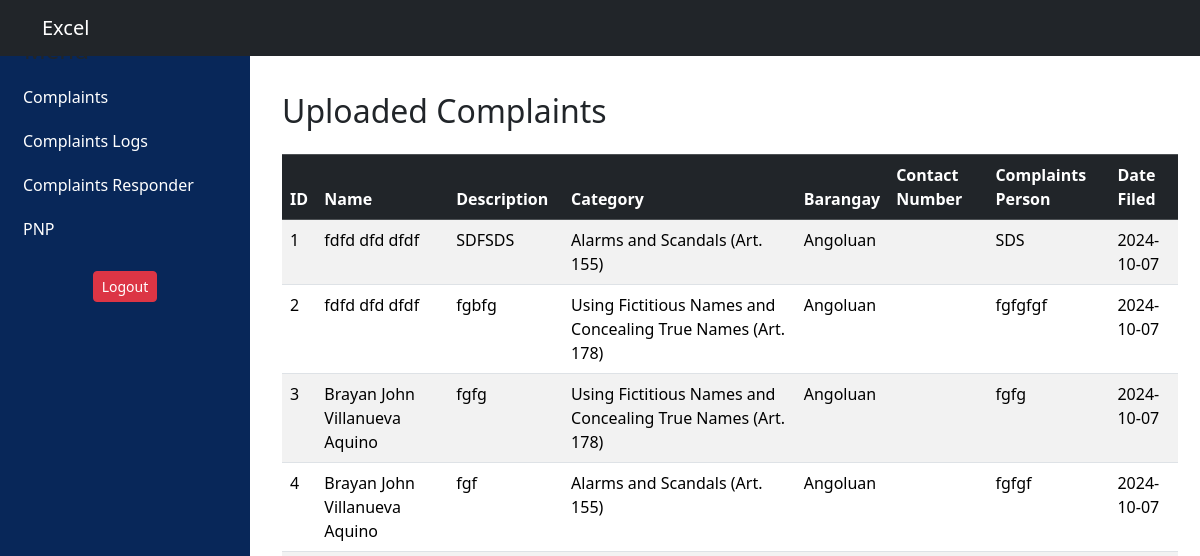
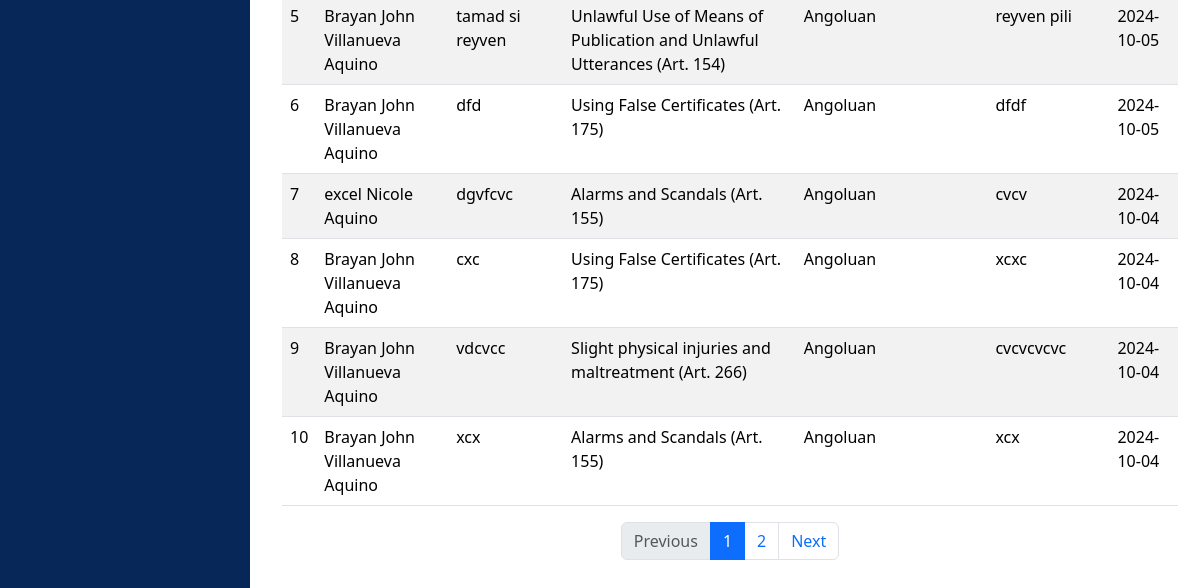
The page /complaints_logs.php on the database as committed earlier (2 pictures, top to bottom).
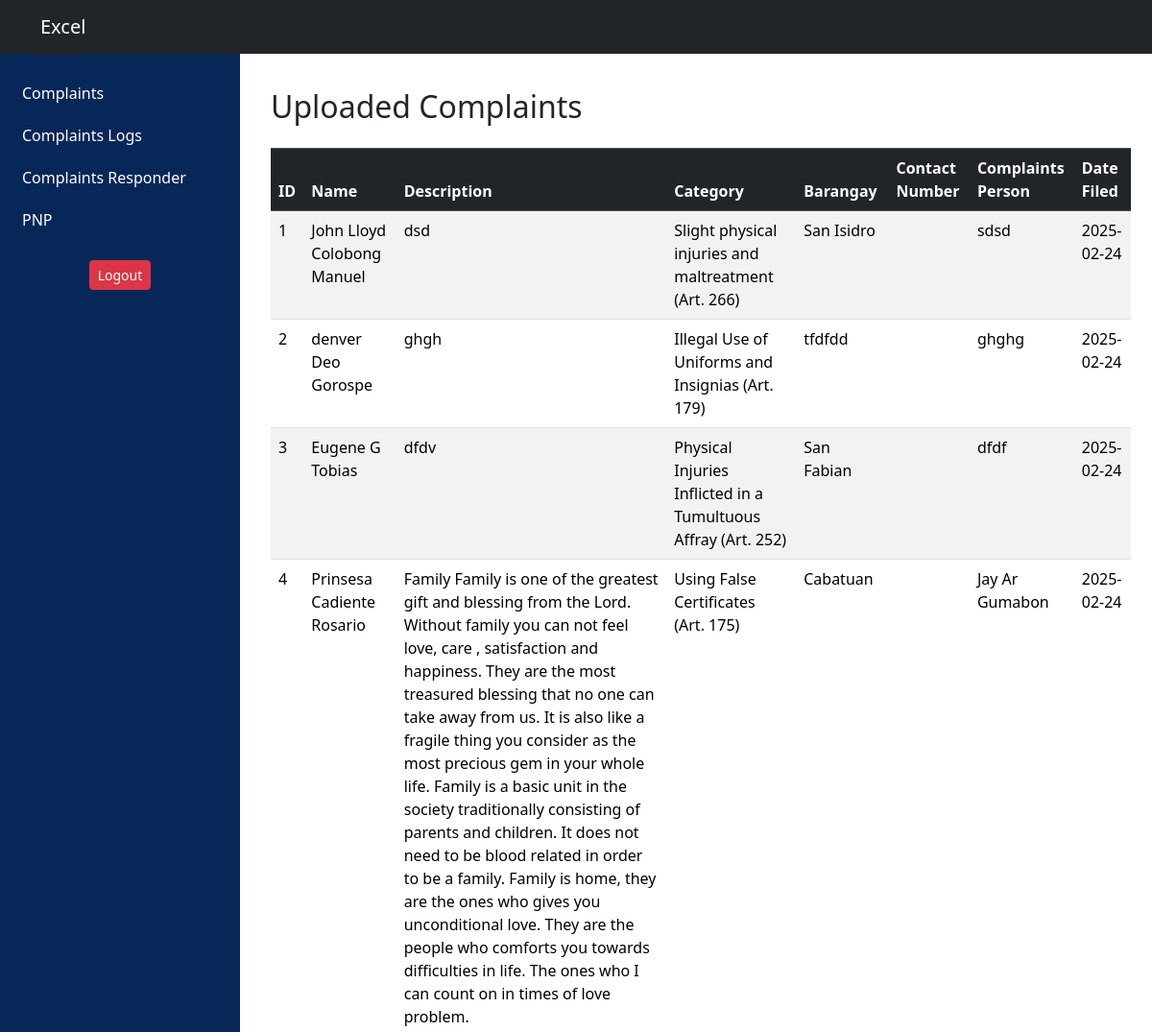
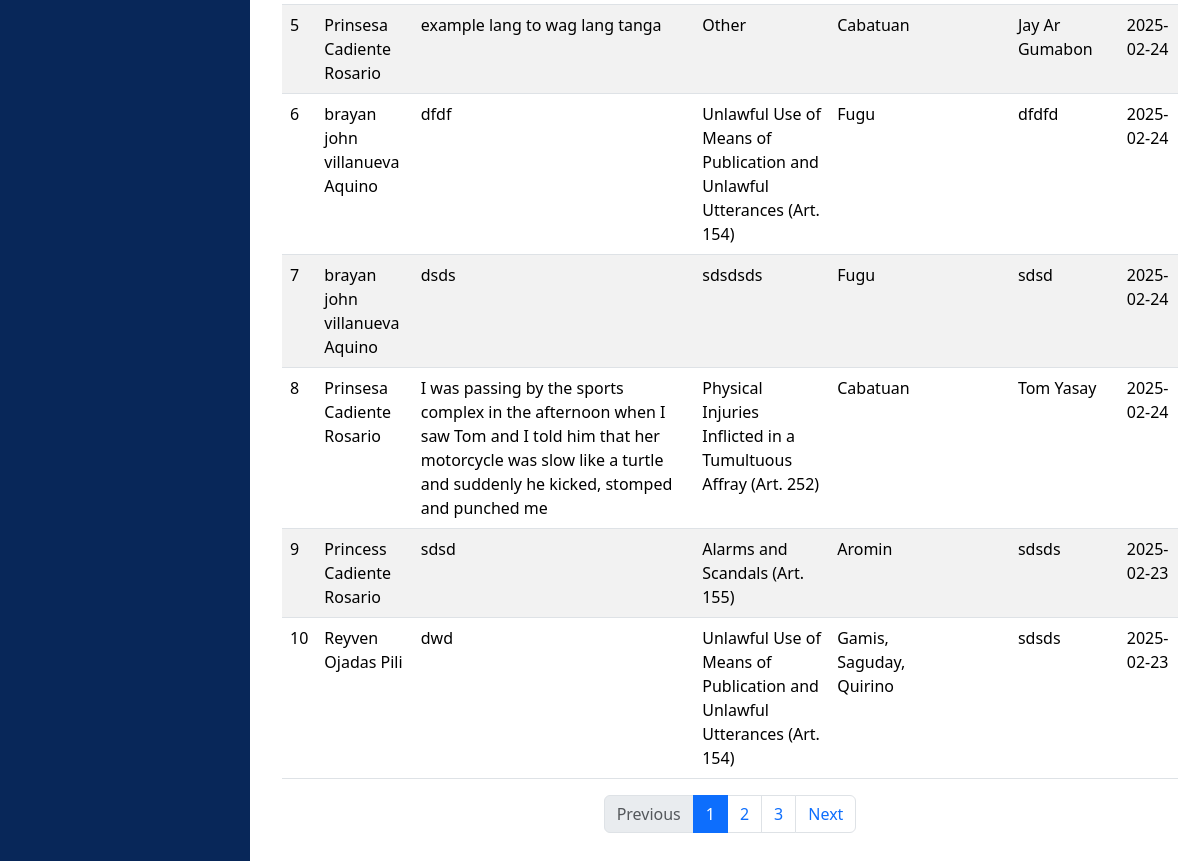
The same page on the database as committed later (2 pictures, top to bottom).
### tables this page shows
CREATE TABLE `tbl_complaints` (
  `complaints_id` int(15) NOT NULL,
  `complaint_name` varchar(255) NOT NULL,
  `complaints_person` varchar(15) NOT NULL,
  `status` varchar(20) NOT NULL DEFAULT '''Inprogress''',
  `complaints` text NOT NULL,
  `responds` enum('barangay','pnp') NOT NULL,
  `date_filed` date NOT NULL,
  `category_id` int(1) NOT NULL,
  `barangays_id` int(10) NOT NULL,
  `image_id` int(10) NOT NULL,
  `info_id` int(11) NOT NULL,
  `user_id` int(11) NOT NULL,
  `ano` varchar(255) DEFAULT NULL,
  `barangay_saan` varchar(255) DEFAULT NULL,
  `kailan_date` date DEFAULT NULL,
  `kailan_time` varchar(255) NOT NULL,
  `paano` text DEFAULT NULL,
  `bakit` text DEFAULT NULL,
  `file_path` varchar(255) DEFAULT NULL,
  `cert_id` int(15) DEFAULT NULL
);

CREATE TABLE `tbl_complaintcategories` (
  `category_id` int(10) NOT NULL,
  `complaints_category` varchar(255) NOT NULL,
  `cert_path` varchar(255) NOT NULL
);

CREATE TABLE `tbl_users_barangay` (
  `barangays_id` int(11) NOT NULL,
  `barangay_name` varchar(255) NOT NULL
);

### complaints_logs.php (the view, shortened to what this page needs)
<!DOCTYPE html>
<html lang="en">
<head>
    <link href="https://cdn.jsdelivr.net/npm/bootstrap@5.3.3/dist/css/bootstrap.min.css" rel="stylesheet">
    <link rel="stylesheet" href="style.css">
</head>
<body>
    <nav class="navbar navbar-expand-lg navbar-dark bg-dark sticky-top">
        <div class="container">
            <a class="navbar-brand" href="#">Excel</a>
        </div>
    </nav>
    <div class="content">
        <div class="container">
            <h2 class="mt-3 mb-4">Uploaded Complaints</h2>
            <div class="table-responsive">
                <table class="table table-striped table-bordered">
                    <thead class="table-dark">
                        <tr>
                            <th>ID</th>
                            <th>Name</th>
                            <th>Description</th>
                            <th>Category</th>
                            <th>Barangay</th>
                            <th>Contact Number</th>
                            <th>Complaints Person</th>
                            <th>Date Filed</th>
                        </tr>
                    </thead>
                    <tbody>
                        <?php
                        include_once 'dbconn.php';
                        $results_per_page = 10;
                        if (!isset($_GET['page']) || !is_numeric($_GET['page']) || $_GET['page'] <= 0) {
                            $page = 1;
                        } else {
                            $page = $_GET['page'];
                        }
                        $start_from = ($page - 1) * $results_per_page;
                        function displayComplaints($pdo, $start_from, $results_per_page) {
                            try {
                                $stmt = $pdo->prepare("SELECT * FROM tbl_complaints ORDER BY date_filed DESC LIMIT ?, ?");
                                $stmt->bindParam(1, $start_from, PDO::PARAM_INT);
                                $stmt->bindParam(2, $results_per_page, PDO::PARAM_INT);
                                $stmt->execute();
                                $id_counter = $start_from + 1;
                                while ($row = $stmt->fetch(PDO::FETCH_ASSOC)) {
                                    $complaint_id = $id_counter++;
                                    $complaint_name = isset($row['complaint_name']) ? htmlspecialchars($row['complaint_name']) : '';
                                    $complaints = isset($row['complaints']) ? htmlspecialchars($row['complaints']) : '';
                                    $date_filed = isset($row['date_filed']) ? htmlspecialchars($row['date_filed']) : '';
                                    $stmtCat = $pdo->prepare("SELECT complaints_category FROM tbl_complaintcategories WHERE category_id = ?");
                                    $stmtCat->execute([$row['category_id']]);
                                    $category_name = htmlspecialchars($stmtCat->fetchColumn());
                                    $stmtBar = $pdo->prepare("SELECT barangay_name FROM tbl_users_barangay WHERE barangays_id = ?");
                                    $stmtBar->execute([$row['barangays_id']]);
                                    $barangay_name = htmlspecialchars($stmtBar->fetchColumn());
                                    $cp_number = isset($row['cp_number']) ? htmlspecialchars($row['cp_number']) : '';
                                    $complaints_person = isset($row['complaints_person']) ? htmlspecialchars($row['complaints_person']) : '';
                                    echo "<tr>";
                                    echo "<td>{$complaint_id}</td>";
                                    echo "<td>{$complaint_name}</td>";
                                    echo "<td>{$complaints}</td>";
                                    echo "<td>{$category_name}</td>";
                                    echo "<td>{$barangay_name}</td>";
                                    echo "<td>{$cp_number}</td>";
                                    echo "<td>{$complaints_person}</td>";
                                    echo "<td>{$date_filed}</td>";
                                    echo "</tr>";
                                }
                            } catch (PDOException $e) {
                                echo "<tr><td colspan='8'>Error fetching complaints: " . $e->getMessage() . "</td></tr>";
                            }
                        }
                        if (!isset($pdo)) {
                            echo "<tr><td colspan='8'>PDO connection not established.</td></tr>";
                        } else {
                            displayComplaints($pdo, $start_from, $results_per_page);
                        }
                        ?>
                    </tbody>
                </table>
            </div>
            <nav aria-label="Page navigation example">
                <ul class="pagination justify-content-center">
                    <?php
                    $stmt = $pdo->query("SELECT COUNT(*) AS total FROM tbl_complaints");
                    $row = $stmt->fetch(PDO::FETCH_ASSOC);
                    $total_pages = ceil($row['total'] / $results_per_page);
                    if ($page > 1) {
                        echo "<li class='page-item'><a class='page-link' href='{$_SERVER['PHP_SELF']}?page=" . ($page - 1) . "'>Previous</a></li>";
                    } else {
                        echo "<li class='page-item disabled'><a class='page-link' href='#'>Previous</a></li>";
                    }
                    for ($i = 1; $i <= $total_pages; $i++) {
                        if ($i == $page) {
                            echo "<li class='page-item active'><a class='page-link' href='#'>$i</a></li>";
                        } else {
                            echo "<li class='page-item'><a class='page-link' href='{$_SERVER['PHP_SELF']}?page=$i'>$i</a></li>";
                        }
                    }
                    if ($page < $total_pages) {
                        echo "<li class='page-item'><a class='page-link' href='{$_SERVER['PHP_SELF']}?page=" . ($page + 1) . "'>Next</a></li>";
                    } else {
                        echo "<li class='page-item disabled'><a class='page-link' href='#'>Next</a></li>";
                    }
                    ?>
                </ul>
            </nav>
        </div>
    </div>
<div class="sidebar">
    <h4 class="px-3">Menu</h4>
    <ul class="nav flex-column">
        <li class="nav-item">
            <a class="nav-link active" href="">Complaints</a>
        </li>
        <li class="nav-item">
            <a class="nav-link" href="">Complaints Logs</a>
        </li>
        <li class="nav-item">
            <a class="nav-link" href="">Complaints Responder</a>
        </li>
        <li class="nav-item">
            <a class="nav-link" href="">PNP</a>
        </li>
    </ul>
      <form action="logout.php" method="post" id="logoutForm">
            <div class="logout-btn">
                <button type="button" class="btn btn-danger btn-sm" onclick="confirmLogout()">
                    <i class="bi bi-box-arrow-left"></i> Logout
                </button>
            </div>
        </form>
</div>
</body>
</html>

### styles/style.css (style rules this page uses)
.sidebar { position: fixed; top: 0; left: 0; height: 100%; width: 250px; background-color: #082759; transition: width 0.3s ease; overflow: hidden; padding: 1rem 0.5rem; z-index: 1; }
.content { margin-left: 250px; transition: margin-left 0.3s ease; padding: 20px; width: 80%; }
.sidebar .user-info, .sidebar .nav, .sidebar h4, .sidebar .logout-btn { transition: opacity 0.3s ease; }
.sidebar h4 { margin-top: 20px; margin-bottom: 10px; padding-left: 15px; }
.nav-link { color: rgba(255, 255, 255, 0.75); padding: 10px 15px; display: block; transition: background-color 0.3s ease; }
.logout-btn { text-align: center; margin-top: 20px; }
.nav-link { color: white; }
table, th, td { border: none; }
table { border-collapse: collapse; width: 100%; }

Rows that differ between the two databases and show on the page:
removed tbl_complaints: complaint_id "1", complaint_name "fdfd dfd dfdf", complaints "SDFSDS", category.complaints_category "Alarms and Scandals (Art. 155)", barangays.barangay_name "Angoluan", complaints_person "SDS", date_filed "2024-10-07"
removed tbl_complaints: complaint_id "2", complaint_name "fdfd dfd dfdf", complaints "fgbfg", category.complaints_category "Using Fictitious Names and Concealing True Names (Art. 178)", barangays.barangay_name "Angoluan", complaints_person "fgfgfgf", date_filed "2024-10-07"
removed tbl_complaints: complaint_id "3", complaint_name "Brayan John Villanueva Aquino", complaints "fgfg", category.complaints_category "Using Fictitious Names and Concealing True Names (Art. 178)", barangays.barangay_name "Angoluan", complaints_person "fgfg", date_filed "2024-10-07"
removed tbl_complaints: complaint_id "4", complaint_name "Brayan John Villanueva Aquino", complaints "fgf", category.complaints_category "Alarms and Scandals (Art. 155)", barangays.barangay_name "Angoluan", complaints_person "fgfgf", date_filed "2024-10-07"
removed tbl_complaints: complaint_id "5", complaint_name "Brayan John Villanueva Aquino", complaints "tamad si reyven", category.complaints_category "Unlawful Use of Means of Publication and Unlawful Utterances (Art. 154)", barangays.barangay_name "Angoluan", complaints_person "reyven pili", date_filed "2024-10-05"
removed tbl_complaints: complaint_id "6", complaint_name "Brayan John Villanueva Aquino", complaints "dfd", category.complaints_category "Using False Certificates (Art. 175)", barangays.barangay_name "Angoluan", complaints_person "dfdf", date_filed "2024-10-05"
removed tbl_complaints: complaint_id "7", complaint_name "excel Nicole Aquino", complaints "dgvfcvc", category.complaints_category "Alarms and Scandals (Art. 155)", barangays.barangay_name "Angoluan", complaints_person "cvcv", date_filed "2024-10-04"
removed tbl_complaints: complaint_id "8", complaint_name "Brayan John Villanueva Aquino", complaints "cxc", category.complaints_category "Using False Certificates (Art. 175)", barangays.barangay_name "Angoluan", complaints_person "xcxc", date_filed "2024-10-04"
removed tbl_complaints: complaint_id "9", complaint_name "Brayan John Villanueva Aquino", complaints "vdcvcc", category.complaints_category "Slight physical injuries and maltreatment (Art. 266)", barangays.barangay_name "Angoluan", complaints_person "cvcvcvcvc", date_filed "2024-10-04"
removed tbl_complaints: complaint_id "10", complaint_name "Brayan John Villanueva Aquino", complaints "xcx", category.complaints_category "Alarms and Scandals (Art. 155)", barangays.barangay_name "Angoluan", complaints_person "xcx", date_filed "2024-10-04"
added tbl_complaints: complaint_id "1", complaint_name "John Lloyd Colobong Manuel", complaints "dsd", category.complaints_category "Slight physical injuries and maltreatment (Art. 266)", barangays.barangay_name "San Isidro", complaints_person "sdsd", date_filed "2025-02-24"
added tbl_complaints: complaint_id "2", complaint_name "denver Deo Gorospe", complaints "ghgh", category.complaints_category "Illegal Use of Uniforms and Insignias (Art. 179)", barangays.barangay_name "tfdfdd", complaints_person "ghghg", date_filed "2025-02-24"
added tbl_complaints: complaint_id "3", complaint_name "Eugene G Tobias", complaints "dfdv", category.complaints_category "Physical Injuries Inflicted in a Tumultuous Affray (Art. 252)", barangays.barangay_name "San Fabian", complaints_person "dfdf", date_filed "2025-02-24"
added tbl_complaints: complaint_id "4", complaint_name "Prinsesa Cadiente Rosario", complaints "Family Family is one of the greatest gift and blessing from the Lord. Without family you can not feel love, care , satisfaction and happiness. They are the most treasured blessing that no one can take away from us. It is also like a fragile thing you consider as the most precious gem in your whole life. Family is a basic unit in the society traditionally consisting of parents and children. It does not need to be blood related in order to be a family. Family is home, they are the ones who gives you unconditional love. They are the people who comforts you towards difficulties in life. The ones who I can count on in times of love problem.", category.complaints_category "Using False Certificates (Art. 175)", barangays.barangay_name "Cabatuan", complaints_person "Jay Ar Gumabon", date_filed "2025-02-24"
added tbl_complaints: complaint_id "5", complaint_name "Prinsesa Cadiente Rosario", complaints "example lang to wag lang tanga", category.complaints_category "Other", barangays.barangay_name "Cabatuan", complaints_person "Jay Ar Gumabon", date_filed "2025-02-24"
added tbl_complaints: complaint_id "6", complaint_name "brayan john villanueva Aquino", complaints "dfdf", category.complaints_category "Unlawful Use of Means of Publication and Unlawful Utterances (Art. 154)", barangays.barangay_name "Fugu", complaints_person "dfdfd", date_filed "2025-02-24"
added tbl_complaints: complaint_id "7", complaint_name "brayan john villanueva Aquino", complaints "dsds", category.complaints_category "sdsdsds", barangays.barangay_name "Fugu", complaints_person "sdsd", date_filed "2025-02-24"
added tbl_complaints: complaint_id "8", complaint_name "Prinsesa Cadiente Rosario", complaints "I was passing by the sports complex in the afternoon when I saw Tom and I told him that her motorcycle was slow like a turtle and suddenly he kicked, stomped and punched me", category.complaints_category "Physical Injuries Inflicted in a Tumultuous Affray (Art. 252)", barangays.barangay_name "Cabatuan", complaints_person "Tom Yasay", date_filed "2025-02-24"
added tbl_complaints: complaint_id "9", complaint_name "Princess Cadiente Rosario", complaints "sdsd", category.complaints_category "Alarms and Scandals (Art. 155)", barangays.barangay_name "Aromin", complaints_person "sdsds", date_filed "2025-02-23"
added tbl_complaints: complaint_id "10", complaint_name "Reyven Ojadas Pili", complaints "dwd", category.complaints_category "Unlawful Use of Means of Publication and Unlawful Utterances (Art. 154)", barangays.barangay_name "Gamis, Saguday, Quirino", complaints_person "sdsds", date_filed "2025-02-23"
Other text that changed with them:
new list line: "3"
